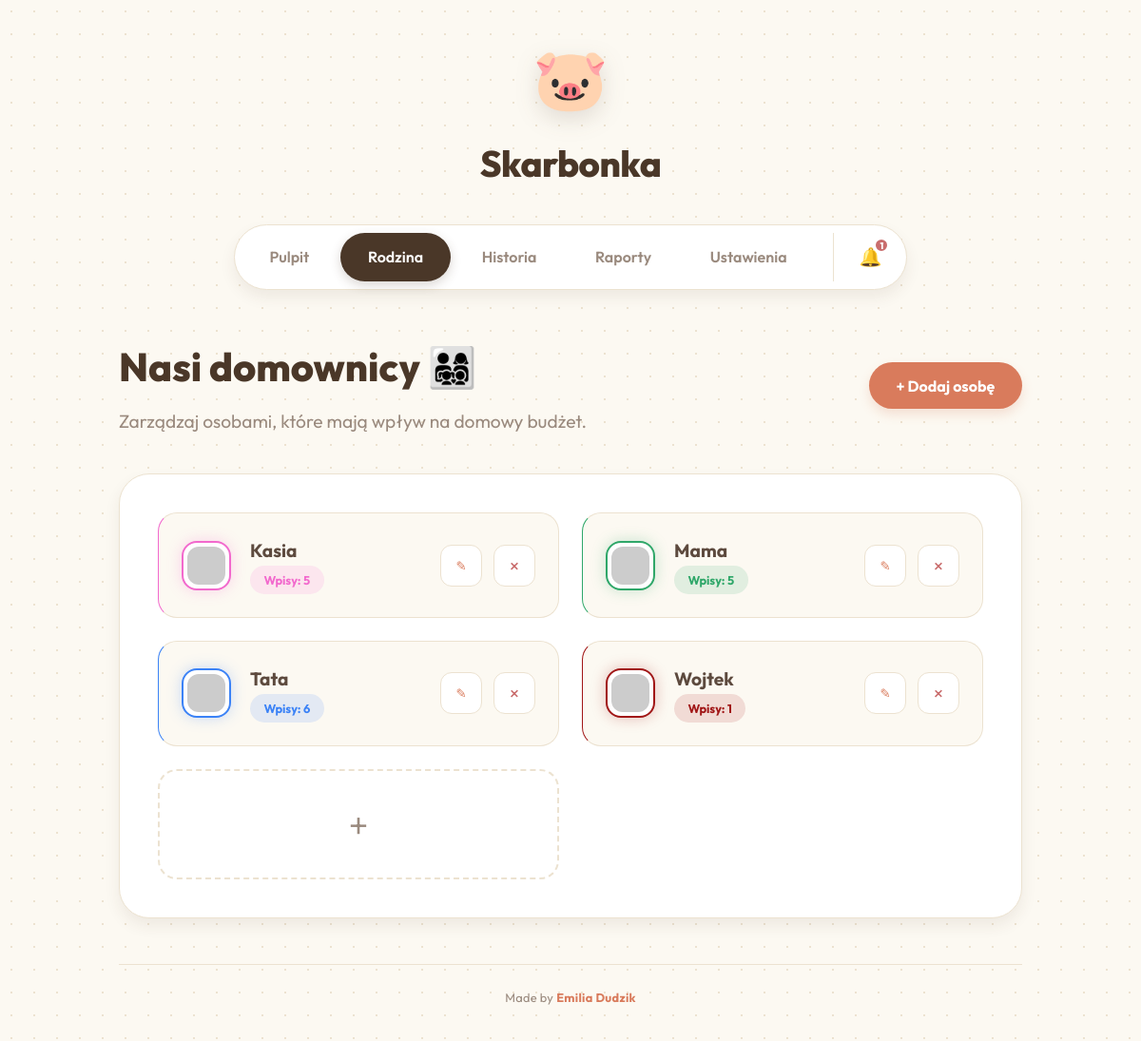
/members.php, run on the app's committed database.
### tables this page shows
CREATE TABLE users (
                id INTEGER PRIMARY KEY AUTOINCREMENT,
                name TEXT NOT NULL,
                color TEXT DEFAULT '#ffffff'
            , avatar TEXT DEFAULT 'avataaars', monthly_limit REAL DEFAULT 0);

### members.php (the view, shortened to what this page needs)
<?php
require_once 'db.php';
$stmt = $db->query("
    SELECT u.*, COUNT(t.id) as tx_count
    FROM users u
    LEFT JOIN transactions t ON u.id = t.user_id
    GROUP BY u.id
    ORDER BY u.name
");
$users = $stmt->fetchAll(PDO::FETCH_ASSOC);
$unreadNotifs = $db->query("SELECT * FROM notifications WHERE is_read = 0 ORDER BY created_at DESC")->fetchAll(PDO::FETCH_ASSOC);
$unreadCount = count($unreadNotifs);
?>
<!DOCTYPE html>
<html lang="pl">
<head>
    <link rel="stylesheet" href="style.css">
</head>
<body>
    <div class="app-wrapper">
        <header class="app-header">
            <div class="logo">
                <div class="logo-icon">🐷</div>
                <h1>Skarbonka</h1>
            </div>
            <nav class="top-nav">
                <a href="index.php">Pulpit</a>
                <a href="members.php" class="active">Rodzina</a>
                <a href="history.php">Historia</a>
                <a href="reports.php">Raporty</a>
                <a href="settings.php">Ustawienia</a>
                <div class="notif-center">
                    <div class="notif-bell" onclick="toggleNotifs()">
                        🔔
                        <?php if ($unreadCount > 0): ?>
                            <div class="notif-badge"><?= $unreadCount ?></div>
                        <?php endif; ?>
                    </div>
                </div>
            </nav>
        </header>
        <main class="main-content">
            <header class="topbar" style="display: flex; justify-content: space-between; align-items: center;">
                <div style="text-align: left;">
                    <h2 class="greeting">Nasi domownicy 👨‍👩‍👧‍👦</h2>
                    <p class="subtitle">Zarządzaj osobami, które mają wpływ na domowy budżet.</p>
                </div>
                <button class="btn-primary" onclick="openMemberModal()">+ Dodaj osobę</button>
            </header>
            <div class="content-grid" style="grid-template-columns: 1fr; margin-top: 2rem;">
                <section class="family-members glass-effect section-box">
                    <div class="users-list" style="display: grid; grid-template-columns: repeat(auto-fill, minmax(300px, 1fr)); gap: 1.5rem;">
                        <?php foreach($users as $u): ?>
                            <div class="user-card" style="border-left-color: <?= htmlspecialchars($u['color']) ?>; padding: 1.5rem;">
                                <div style="display: flex; align-items: center; gap: 1.25rem; flex: 1;">
                                    <div class="user-avatar" style="border-color: <?= htmlspecialchars($u['color']) ?>; box-shadow: 0 0 15px <?= htmlspecialchars($u['color']) ?>44;">
                                        <img src="https://robohash.org/<?= urlencode($u['avatar'] ?? 'cat1') ?>.png?set=set4&size=150x150" alt="<?= htmlspecialchars($u['name']) ?>">
                                    </div>
                                    <div class="user-info">
                                        <h4 style="font-size: 1.2rem;"><?= htmlspecialchars($u['name']) ?></h4>
                                        <span class="user-badge" style="background-color: <?= htmlspecialchars($u['color']) ?>22; color: <?= htmlspecialchars($u['color']) ?>;">Wpisy: <?= $u['tx_count'] ?></span>
                                    </div>
                                </div>
                                <div style="display: flex; gap: 0.75rem; align-items: center;">
                                    <button type="button" class="btn-edit" title="Edytuj" onclick="openEditMemberModal(<?= $u['id'] ?>, '<?= htmlspecialchars(addslashes($u['name'])) ?>', '<?= htmlspecialchars($u['color']) ?>', '<?= htmlspecialchars($u['avatar'] ?? 'micah') ?>', <?= $u['monthly_limit'] ?? 0 ?>)" style="background: white; color: var(--accent); border: 1px solid var(--border); width: 44px; height: 44px; border-radius: 12px; cursor: pointer; display: flex; align-items: center; justify-content: center; transition: var(--transition);">✎</button>
                                    <form action="delete_member.php" method="POST" style="margin: 0;" onsubmit="return confirm('Na pewno usunąć tę osobę?<?= $u['tx_count'] > 0 ? '\n\nUWAGA: Trwale usunięte zostaną również wszystkie jej wpisy i transakcje (' . $u['tx_count'] . ')!' : '' ?>');">
                                        <button type="submit" class="btn-delete" title="Usuń" style="width: 44px; height: 44px;">×</button>
                                    </form>
                                </div>
                            </div>
                        <?php endforeach; ?>
                        <div class="user-card" style="justify-content: center; cursor: pointer; border: 2px dashed var(--border); background: rgba(255,255,255,0.3); min-height: 100px; transition: var(--transition);" onclick="openMemberModal()" onmouseover="this.style.borderColor='var(--accent)';" onmouseout="this.style.borderColor='var(--border)';" >
                            <span style="font-size: 2.5rem; color: var(--text-muted); font-weight: 300;">+</span>
                        </div>
                    </div>
                </section>
            </div>
        </main>
        <footer class="app-footer">
            Made by <span>Emilia Dudzik</span>
        </footer>
    </div>
</body>
</html>

### data on the page
users: name "Kasia", tx_count "5"
users: name "Mama", tx_count "5"
users: name "Tata", tx_count "6"
users: name "Wojtek", tx_count "1"

### other printed values
$unreadCount "1"
